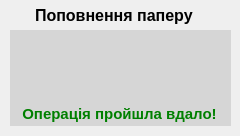
<?xml version="1.0" encoding="UTF-8"?>
<ui version="4.0">
 <class>AddPaper</class>
 <widget class="QDialog" name="AddPaper">
  <property name="geometry">
   <rect>
    <x>0</x>
    <y>0</y>
    <width>240</width>
    <height>136</height>
   </rect>
  </property>
  <property name="windowTitle">
   <string>Dialog</string>
  </property>
  <widget class="QWidget" name="widget" native="true">
   <property name="geometry">
    <rect>
     <x>10</x>
     <y>30</y>
     <width>221</width>
     <height>96</height>
    </rect>
   </property>
   <property name="styleSheet">
    <string notr="true">QWidget{
background-color:rgb(214, 214, 214);
color: rgb(255, 255, 255);
border-radius: 1em;
font-weight: 600;
}</string>
   </property>
   <widget class="QPushButton" name="pushButtonOK">
    <property name="geometry">
     <rect>
      <x>10</x>
      <y>65</y>
      <width>81</width>
      <height>23</height>
     </rect>
    </property>
    <property name="styleSheet">
     <string notr="true">QPushButton{
background:qlineargradient(spread:reflect, x1:0.523, y1:0.534545, x2:0.528, y2:0, stop:0.367232 rgba(218, 217, 217, 255), stop:1 rgba(255, 255, 255, 255));
font: 75 10pt &quot;MS Shell Dlg 2&quot;;
border-radius: 8px;
color: rgb(0, 0, 0);
}</string>
    </property>
    <property name="text">
     <string>OK</string>
    </property>
   </widget>
   <widget class="QPushButton" name="pushButtonCancel">
    <property name="geometry">
     <rect>
      <x>130</x>
      <y>65</y>
      <width>81</width>
      <height>23</height>
     </rect>
    </property>
    <property name="styleSheet">
     <string notr="true">QPushButton{
background:qlineargradient(spread:reflect, x1:0.523, y1:0.534545, x2:0.528, y2:0, stop:0.367232 rgba(218, 217, 217, 255), stop:1 rgba(255, 255, 255, 255));
font: 75 10pt &quot;MS Shell Dlg 2&quot;;
border-radius: 8px;
color: rgb(0, 0, 0);
}</string>
    </property>
    <property name="text">
     <string>Назад</string>
    </property>
   </widget>
   <widget class="QLabel" name="label">
    <property name="geometry">
     <rect>
      <x>10</x>
      <y>10</y>
      <width>201</width>
      <height>31</height>
     </rect>
    </property>
    <property name="styleSheet">
     <string notr="true">QLabel{
color: black;
}</string>
    </property>
    <property name="text">
     <string>Вставте папір у папероприйомник
        та натисніть кнопку &quot;ОК&quot;</string>
    </property>
   </widget>
  </widget>
  <widget class="QLabel" name="label_2">
   <property name="geometry">
    <rect>
     <x>35</x>
     <y>0</y>
     <width>171</width>
     <height>31</height>
    </rect>
   </property>
   <property name="font">
    <font>
     <pointsize>12</pointsize>
     <weight>75</weight>
     <bold>true</bold>
    </font>
   </property>
   <property name="text">
    <string>Поповнення паперу</string>
   </property>
  </widget>
  <widget class="QWidget" name="widgetSuccess" native="true">
   <property name="geometry">
    <rect>
     <x>10</x>
     <y>30</y>
     <width>221</width>
     <height>96</height>
    </rect>
   </property>
   <property name="styleSheet">
    <string notr="true">QWidget{
background-color:rgb(214, 214, 214);
color: rgb(255, 255, 255);
border-radius: 1em;
font-weight: 600;
}</string>
   </property>
   <widget class="QLabel" name="label_5">
    <property name="geometry">
     <rect>
      <x>4</x>
      <y>68</y>
      <width>211</width>
      <height>31</height>
     </rect>
    </property>
    <property name="font">
     <font>
      <pointsize>11</pointsize>
      <weight>75</weight>
      <bold>true</bold>
     </font>
    </property>
    <property name="styleSheet">
     <string notr="true">QLabel{
color: green;
}</string>
    </property>
    <property name="text">
     <string>Операція пройшла вдало!</string>
    </property>
    <property name="alignment">
     <set>Qt::AlignCenter</set>
    </property>
   </widget>
   <widget class="QLabel" name="label_6">
    <property name="geometry">
     <rect>
      <x>66</x>
      <y>0</y>
      <width>89</width>
      <height>75</height>
     </rect>
    </property>
    <property name="font">
     <font>
      <pointsize>12</pointsize>
      <weight>75</weight>
      <bold>true</bold>
     </font>
    </property>
    <property name="styleSheet">
     <string notr="true">QLabel{
color: black;
}</string>
    </property>
    <property name="text">
     <string/>
    </property>
    <property name="pixmap">
     <pixmap resource="resource.qrc">:/new/icons/SuccessIcon.png</pixmap>
    </property>
    <property name="scaledContents">
     <bool>true</bool>
    </property>
   </widget>
   <zorder>label_6</zorder>
   <zorder>label_5</zorder>
  </widget>
  <widget class="QWidget" name="widgetProcessing" native="true">
   <property name="geometry">
    <rect>
     <x>10</x>
     <y>30</y>
     <width>221</width>
     <height>96</height>
    </rect>
   </property>
   <property name="styleSheet">
    <string notr="true">QWidget{
background-color:rgb(214, 214, 214);
color: rgb(255, 255, 255);
border-radius: 1em;
font-weight: 600;
}</string>
   </property>
   <widget class="QLabel" name="label_3">
    <property name="geometry">
     <rect>
      <x>70</x>
      <y>66</y>
      <width>91</width>
      <height>31</height>
     </rect>
    </property>
    <property name="font">
     <font>
      <pointsize>11</pointsize>
      <weight>75</weight>
      <bold>true</bold>
     </font>
    </property>
    <property name="styleSheet">
     <string notr="true">QLabel{
color: black;
}</string>
    </property>
    <property name="text">
     <string>Обробка...</string>
    </property>
   </widget>
   <widget class="QLabel" name="label_4">
    <property name="geometry">
     <rect>
      <x>60</x>
      <y>-6</y>
      <width>97</width>
      <height>81</height>
     </rect>
    </property>
    <property name="font">
     <font>
      <pointsize>12</pointsize>
      <weight>75</weight>
      <bold>true</bold>
     </font>
    </property>
    <property name="styleSheet">
     <string notr="true">QLabel{
color: black;
}</string>
    </property>
    <property name="text">
     <string/>
    </property>
    <property name="pixmap">
     <pixmap resource="resource.qrc">:/new/icons/ComputingIcon.png</pixmap>
    </property>
    <property name="scaledContents">
     <bool>true</bool>
    </property>
   </widget>
   <zorder>label_4</zorder>
   <zorder>label_3</zorder>
  </widget>
  <zorder>widget</zorder>
  <zorder>label_2</zorder>
  <zorder>widgetProcessing</zorder>
  <zorder>widgetSuccess</zorder>
 </widget>
 <resources>
  <include location="resource.qrc"/>
 </resources>
 <connections/>
</ui>
